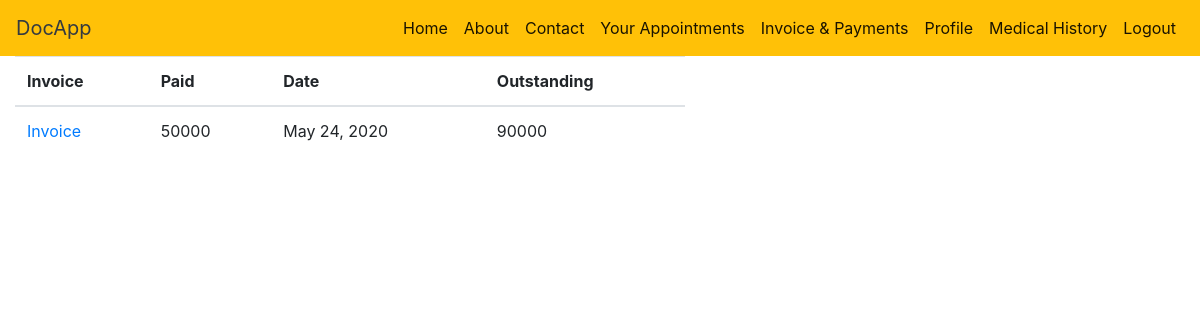
Page /patient_invoice/ (signed in) on the committed database.
### DOCTER/models.py (models this page shows)
class Prescription2(models.Model):
	prescription = models.CharField(max_length=200)
	symptoms = models.CharField(max_length=200)
	patient = models.ForeignKey(Patient,on_delete = models.CASCADE,unique = False)
	docter = models.ForeignKey(Docter,on_delete = models.CASCADE,unique = False)
	appointment = models.ForeignKey('COMMON_APP.Appointment',on_delete = models.CASCADE,unique = False)
	prescripted_date = models.DateField(auto_now = True)
	outstanding = models.IntegerField(default = 0)
	paid = models.IntegerField(default = 0)
	total = models.IntegerField(default = 0)

### COMMON_APP/views.py (the view)
# urls.py: path('patient_invoice/', patient_invoice , name = 'patient_invoice'),
def patient_invoice(request):
	status = False
	if request.user:
		status = request.user
	user_id =  User.objects.get(username = request.user)
	p = Patient.objects.get(username = user_id)
	data = Prescription2.objects.filter(patient = p)
	return render(request , 'patient_invoice.html' , {'data':data , 'user' : 'P' , 'status' : status})

### templates/patient_invoice.html (shortened to what this page needs)
<!DOCTYPE html>
<html>
<head>
  <link rel="stylesheet" href="https://stackpath.bootstrapcdn.com/bootstrap/4.5.0/css/bootstrap.min.css" >
 {% include "nav.html" %}
  <div class="col-sm-7">
    <table class="table">
  <thead>
    <tr>
      <th scope="col">Invoice</th>
      <th scope="col">Paid</th>
      <th scope="col">Date</th>
      <th scope="col">Outstanding</th>
    </tr>
  </thead>
  <tbody>
        {% for data in data %}
    <tr>
      <td> <a href="{% url 'get_pdf' id=data.id %}">Invoice</a></td>
      <td> {{ data.paid }} </td>
      <td> {{ data.prescripted_date }}</td>
      <td> {{ data.outstanding }}</td>
    </tr>
    {% endfor %}
  </tbody>
</table>
</div>
</body>
</html>

### rows in the picture
Prescription2: paid "50000", prescripted_date "May 24, 2020", outstanding "90000"
